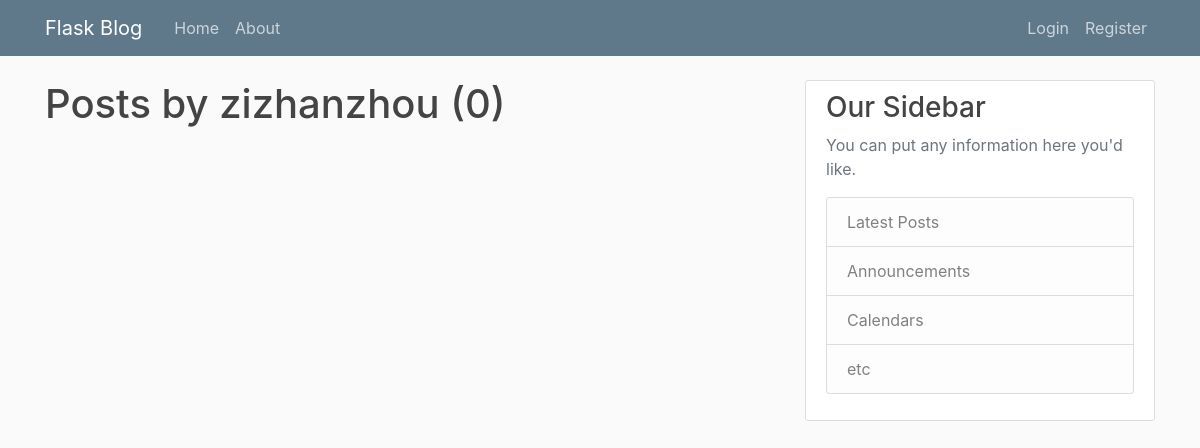
The page /user/zizhanzhou on the database as committed earlier.
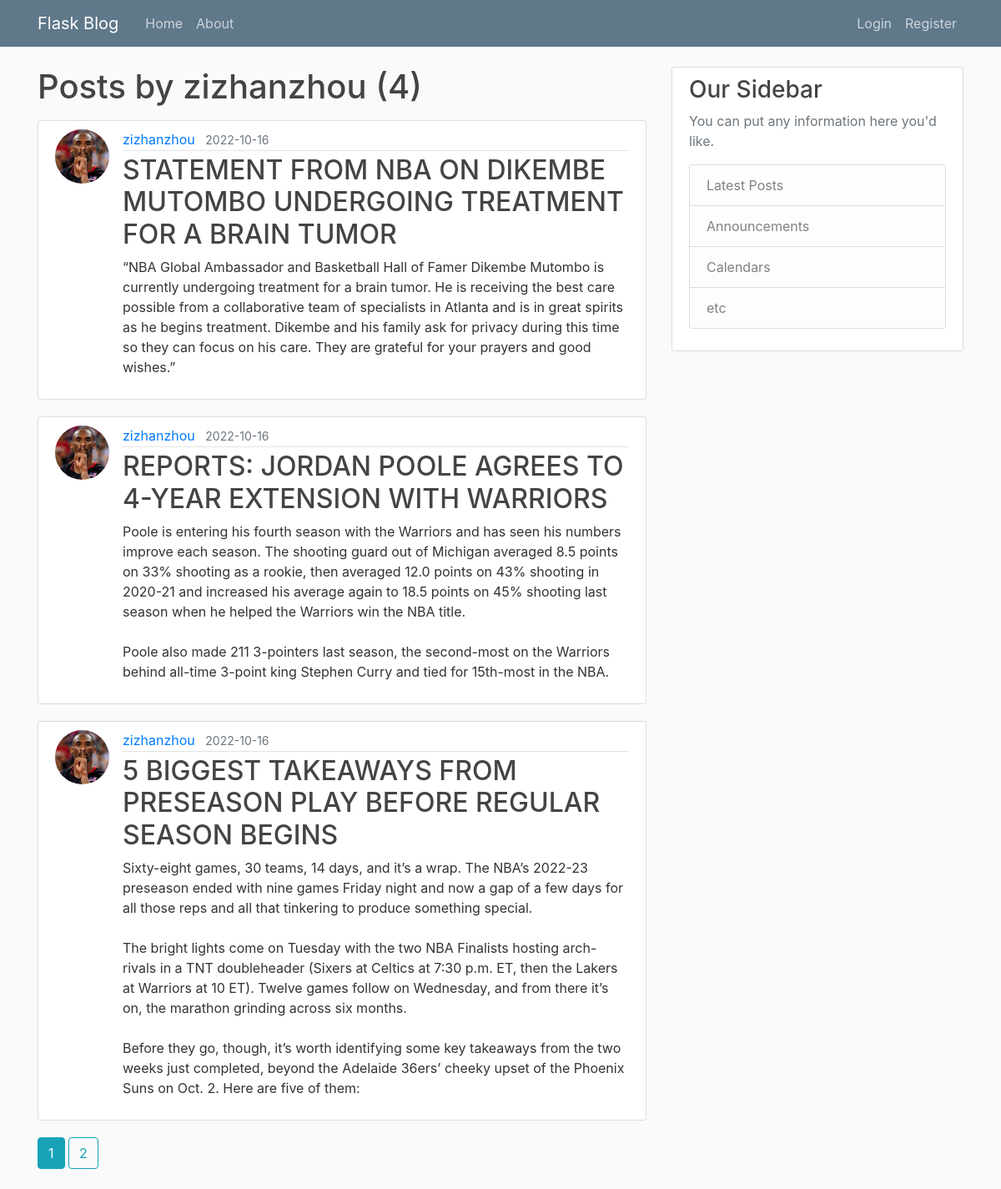
The same page on the database as committed later.
### flaskblog/models.py (models this page shows, shortened)
class Post(db.Model):
    id = db.Column(db.Integer, primary_key=True)
    title = db.Column(db.String(100), nullable=False)
    date_posted = db.Column(db.DateTime, nullable=False, default=datetime.utcnow)
    content = db.Column(db.Text, nullable=False)
    user_id = db.Column(db.Integer, db.ForeignKey('user.id'), nullable=False)

class User(db.Model, UserMixin):
    id = db.Column(db.Integer, primary_key=True)
    username = db.Column(db.String(20), unique=True, nullable=False)
    email = db.Column(db.String(120), unique=True, nullable=False)
    image_file = db.Column(db.String(20), nullable=False, default='default.jpg')
    password = db.Column(db.String(60), nullable=False)
    posts = db.relationship('Post', backref='author', lazy=True)

### flaskblog/users/routes.py (the view)
@users.route("/user/<string:username>")
def user_posts(username):
    page = request.args.get('page', 1, type=int)
    user = User.query.filter_by(username=username).first_or_404()
    posts = Post.query.filter_by(author=user)\
                        .order_by(Post.date_posted.desc())\
                        .paginate(page=page, per_page=3)
    return render_template('user_posts.html', posts=posts, user=user)

### flaskblog/templates/user_posts.html
{% extends "layout.html" %}
{% block content %}
    <h1 class="mb-3">Posts by {{ user.username }} ({{ posts.total }})</h1>
    {% for post in posts.items%}
    <article class="media content-section">
        <img class="rounded-circle article-img" src="{{ url_for('static', filename='profile_pics/' + post.author.image_file) }}">
        <div class="media-body">
          <div class="article-metadata">
            <a class="mr-2" href="{{ url_for('users.user_posts', username=post.author.username) }}">{{ post.author.username }}</a>
            <small class="text-muted">{{ post.date_posted.strftime('%Y-%m-%d') }}</small>
          </div>
          <h2><a class="article-title" href="{{ url_for('posts.post', post_id=post.id) }}">{{ post.title }}</a></h2>
          <p class="article-content">{{ post.content }}</p>
        </div>
    </article>
    {% endfor%}
    {% for page_num in posts.iter_pages(left_edge=1, right_edge=1, left_current=1, right_current=2) %}
      {% if page_num %}
        {% if posts.page == page_num %}
          <a class = "btn btn-info mb-4" href="{{ url_for('users.user_posts', username=user.username, page=page_num) }}"> {{ page_num }}</a>
        {% else %}
          <a class = "btn btn-outline-info mb-4" href="{{ url_for('users.user_posts', username=user.username, page=page_num) }}"> {{ page_num }}</a>
        {% endif %}
      {% else %}
        ...
      {% endif %}
    {% endfor %}
{% endblock content %}

Rows that differ between the two databases and show on the page:
added Post: image_file (picture), author.username "zizhanzhou", date_posted "2022-10-16", title "STATEMENT FROM NBA ON DIKEMBE MUTOMBO UNDERGOING TREATMENT FOR A BRAIN TUMOR", content "“NBA Global Ambassador and Basketball Hall of Famer Dikembe Mutombo is currently undergoing treatment for a brain tumor. He is receiving the best care possible from a collaborative team of specialists in Atlanta and is in great spirits as he begins treatment. Dikembe and his family ask for privacy during this time so they can focus on his care. They are grateful for your prayers and good wishes.”"
added Post: image_file (picture), author.username "zizhanzhou", date_posted "2022-10-16", title "REPORTS: JORDAN POOLE AGREES TO 4-YEAR EXTENSION WITH WARRIORS", content "Poole is entering his fourth season with the Warriors and has seen his numbers improve each season. The shooting guard out of Michigan averaged 8.5 points on 33% shooting as a rookie, then averaged 12.0 points on 43% shooting in 2020-21 and increased his average again to 18.5 points on 45% shooting last season when he helped the Warriors win the NBA title. Poole also made 211 3-pointers last season, the second-most on the Warriors behind all-time 3-point king Stephen Curry and tied for 15th-most in the NBA."
added Post: image_file (picture), author.username "zizhanzhou", date_posted "2022-10-16", title "5 BIGGEST TAKEAWAYS FROM PRESEASON PLAY BEFORE REGULAR SEASON BEGINS", content "Sixty-eight games, 30 teams, 14 days, and it’s a wrap. The NBA’s 2022-23 preseason ended with nine games Friday night and now a gap of a few days for all those reps and all that tinkering to produce something special. The bright lights come on Tuesday with the two NBA Finalists hosting arch-rivals in a TNT doubleheader (Sixers at Celtics at 7:30 p.m. ET, then the Lakers at Warriors at 10 ET). Twelve games follow on Wednesday, and from there it’s on, the marathon grinding across six months. Before they go, though, it’s worth identifying some key takeaways from the two weeks just completed, beyond the Adelaide 36ers’ cheeky upset of the Phoenix Suns on Oct. 2. Here are five of them:"
Other text that changed with them:
{{ posts.total }}: "0" → "4"
new list line: "1"
new list line: "2"
